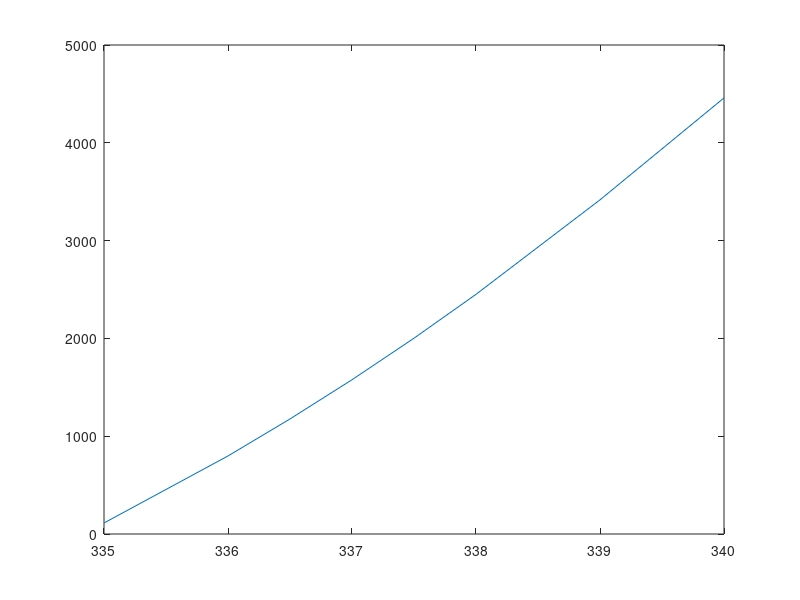

This figure's MATLAB source:
%% Rainy Lake Simulation Model


%% Rainy Lake Stage-Volume

hRL = [335.0 336.0 336.5 337.0 337.5 338.0 339.0 340.0];
vRL = [112.67 798.00 1176.42 1577.25 2002.06 2450.57 3416.85 4458.97];

plot(hRL,vRL)